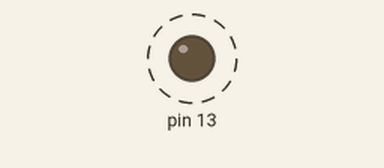
This sketch was run on a simulated Arduino Uno, built with avr-gcc and run on an emulated ATmega328P. Shown: output pins drawn as LEDs (lit = HIGH). Dashed ring = blinking. What the sketch prints to the serial monitor is not drawn.

Above: at 0.2 s.
Timing chart, 0 to 3.0 s (numbered marks = the images above):
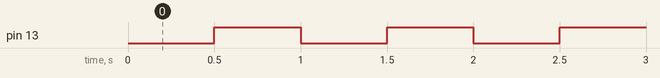

Measured:
- by itself, pin 13: alternates HIGH for 0.50 s and LOW for 0.50 s

The sketch:

timers_pt3.ino
```cpp
#define data_dir_B        *((volatile uint8_t *) 0x24)
#define data_reg_B        *((volatile uint8_t *) 0x25)
#define port_B            *((volatile uint8_t *) 0x23)

#define tccr1_A           *((volatile uint8_t *) 0x80)
#define tccr1_B           *((volatile uint8_t *) 0x81)
#define timsk_1           *((volatile uint8_t *) 0x6F)

#define ubrr0_l             *((volatile uint8_t *) 0xC4)
#define ubrr0_h             *((volatile uint8_t *) 0xC5)
#define ctrl_reg_A          *((volatile uint8_t *) 0xC0)  // USCR0A
#define ctrl_reg_B          *((volatile uint8_t *) 0xC1)  // USCR0B
#define ctrl_reg_C          *((volatile uint8_t *) 0xC2)  // USCR0C
#define usart_data_reg      *((volatile uint8_t *) 0xC6)  // UDR0

#define baud_rate           0x0067

void uartInit() {

  uint8_t high_byte = (baud_rate >> 8) & 0xFF;
  uint8_t low_byte = baud_rate & 0xFF;

  ubrr0_h = high_byte;
  ubrr0_l = low_byte;

  ctrl_reg_B |= (1 << 3) | (1 << 2);

  ctrl_reg_C |= (1 << 1) | (1 << 2);
}

void sendData(uint8_t Data) {

  while (!(ctrl_reg_A & (1 << 5)));
  usart_data_reg = Data;

}

void sendString(uint8_t *str) {

  while (*str != '\0') {
    sendData(*str);
    str++;
  }

}

void timerInit () {
  cli();

  tccr1_A = 0;
  tccr1_B = 0;

  TCNT1 = 0;

  tccr1_B = tccr1_B | (1 << 2); // 256
  timsk_1 = timsk_1 | (1 << 1);
  OCR1A =  31250;
  sei();

}

int main() {

  uint8_t tick = 0;
  data_dir_B |= (1 << 5);

  uartInit();
  timerInit();

  sendString("\r\nInitializing USART & TIMER \r\n");

  while (1) {

  }

}

ISR(TIMER1_COMPA_vect) {
  TCNT1 = 0;
  port_B |= (1 << 5);
}
```
